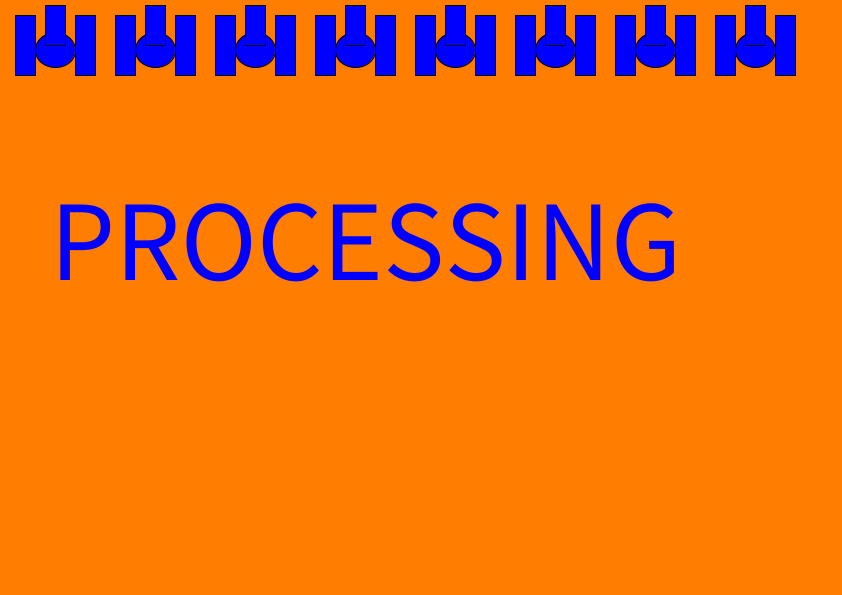
Frame 1 (no input)
Frame 60 (the mouse pressed at the canvas centre just before this capture): identical to frame 1, image omitted
Frame 120 (the mouse held since frame 60 and released just before this capture): identical to frame 1, image omitted

The Processing sketch that drew this single still picture (run headless with seeded random() and noise(); from frame 60 on, the mouse is pressed at the canvas centre):

// Processing sketch: boposter1
// ── boposter1.pde



void setup() {
  size(842,595);
  
  
  
}

void  draw()  {
  

  background(255,125,0);
  fill(0,0,255);
  textSize(115);
  text("PROCESSING", 50, 280);
  
  
  
  for(int i=0; i<800; i=i+100)
  {
  rect(15+i,15,20,60);
  rect(75+i,15,20,60);
  ellipse(55+i,50,40,35);
  rect(45+i,5,20,40);
  }
  
  
  
  
  
}
